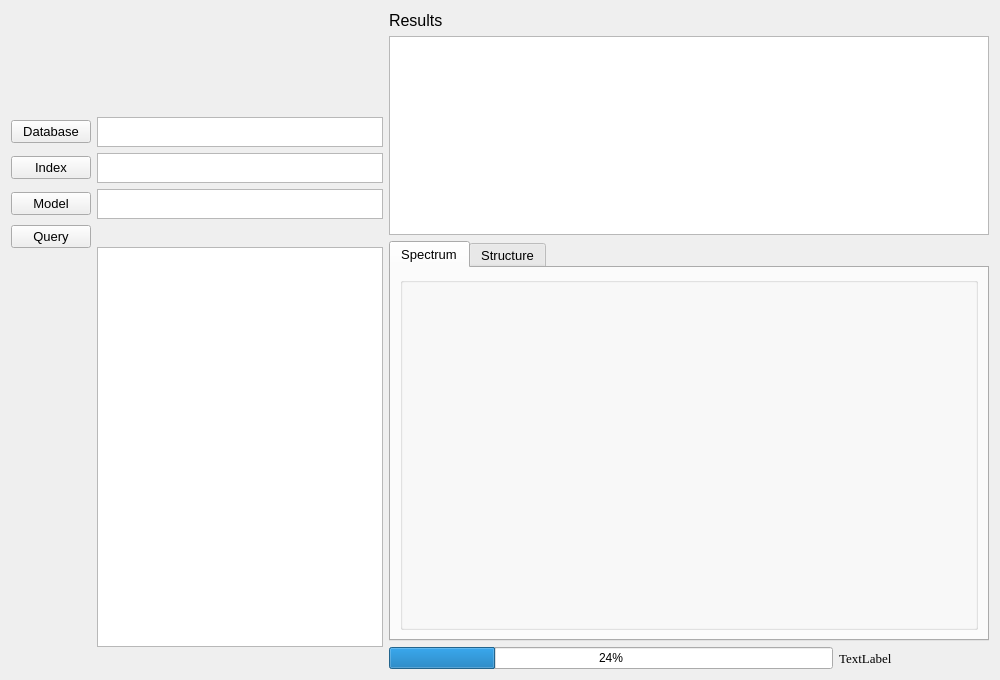
<?xml version="1.0" encoding="UTF-8"?>
<ui version="4.0">
 <class>Form</class>
 <widget class="QWidget" name="Form">
  <property name="geometry">
   <rect>
    <x>0</x>
    <y>0</y>
    <width>1000</width>
    <height>680</height>
   </rect>
  </property>
  <property name="minimumSize">
   <size>
    <width>1000</width>
    <height>680</height>
   </size>
  </property>
  <property name="maximumSize">
   <size>
    <width>1000</width>
    <height>680</height>
   </size>
  </property>
  <property name="windowTitle">
   <string>Form</string>
  </property>
  <layout class="QGridLayout" name="gridLayout_2">
   <item row="0" column="0">
    <layout class="QGridLayout" name="gridLayout">
     <item row="5" column="0">
      <spacer name="verticalSpacer">
       <property name="orientation">
        <enum>Qt::Vertical</enum>
       </property>
       <property name="sizeHint" stdset="0">
        <size>
         <width>20</width>
         <height>40</height>
        </size>
       </property>
      </spacer>
     </item>
     <item row="2" column="1">
      <widget class="QTextBrowser" name="textBrowserIndex">
       <property name="minimumSize">
        <size>
         <width>0</width>
         <height>30</height>
        </size>
       </property>
       <property name="maximumSize">
        <size>
         <width>16777215</width>
         <height>30</height>
        </size>
       </property>
       <property name="font">
        <font>
         <family>Arial</family>
         <pointsize>10</pointsize>
        </font>
       </property>
      </widget>
     </item>
     <item row="2" column="0">
      <widget class="QPushButton" name="pushButtonIndex">
       <property name="font">
        <font>
         <family>Arial</family>
         <pointsize>10</pointsize>
        </font>
       </property>
       <property name="text">
        <string>Index</string>
       </property>
      </widget>
     </item>
     <item row="4" column="0">
      <widget class="QPushButton" name="pushButtonQue">
       <property name="font">
        <font>
         <family>Arial</family>
         <pointsize>10</pointsize>
        </font>
       </property>
       <property name="text">
        <string>Query</string>
       </property>
      </widget>
     </item>
     <item row="1" column="0">
      <widget class="QPushButton" name="pushButtonComp">
       <property name="font">
        <font>
         <family>Arial</family>
         <pointsize>10</pointsize>
        </font>
       </property>
       <property name="text">
        <string>Database</string>
       </property>
      </widget>
     </item>
     <item row="1" column="1">
      <widget class="QTextBrowser" name="textBrowserComp">
       <property name="minimumSize">
        <size>
         <width>0</width>
         <height>30</height>
        </size>
       </property>
       <property name="maximumSize">
        <size>
         <width>16777215</width>
         <height>30</height>
        </size>
       </property>
       <property name="font">
        <font>
         <family>Arial</family>
         <pointsize>10</pointsize>
        </font>
       </property>
      </widget>
     </item>
     <item row="3" column="0">
      <widget class="QPushButton" name="pushButtonMod">
       <property name="font">
        <font>
         <family>Arial</family>
         <pointsize>10</pointsize>
        </font>
       </property>
       <property name="text">
        <string>Model</string>
       </property>
      </widget>
     </item>
     <item row="3" column="1">
      <widget class="QTextBrowser" name="textBrowserMod">
       <property name="minimumSize">
        <size>
         <width>0</width>
         <height>30</height>
        </size>
       </property>
       <property name="maximumSize">
        <size>
         <width>16777215</width>
         <height>30</height>
        </size>
       </property>
       <property name="font">
        <font>
         <family>Arial</family>
         <pointsize>10</pointsize>
        </font>
       </property>
      </widget>
     </item>
     <item row="4" column="1" rowspan="2">
      <widget class="QListWidget" name="listWidgetQue">
       <property name="minimumSize">
        <size>
         <width>0</width>
         <height>350</height>
        </size>
       </property>
       <property name="maximumSize">
        <size>
         <width>16777215</width>
         <height>400</height>
        </size>
       </property>
       <property name="font">
        <font>
         <family>Arial</family>
         <pointsize>10</pointsize>
        </font>
       </property>
      </widget>
     </item>
     <item row="6" column="0" colspan="2">
      <layout class="QHBoxLayout" name="horizontalLayout"/>
     </item>
     <item row="0" column="0" colspan="2">
      <widget class="QLabel" name="label_2">
       <property name="minimumSize">
        <size>
         <width>0</width>
         <height>100</height>
        </size>
       </property>
       <property name="text">
        <string/>
       </property>
       <property name="pixmap">
        <pixmap>FastEI.png</pixmap>
       </property>
       <property name="alignment">
        <set>Qt::AlignCenter</set>
       </property>
      </widget>
     </item>
    </layout>
   </item>
   <item row="0" column="1">
    <layout class="QVBoxLayout" name="verticalLayout_3">
     <item>
      <layout class="QVBoxLayout" name="verticalLayout_2">
       <item>
        <widget class="QLabel" name="label">
         <property name="font">
          <font>
           <family>Arial</family>
           <pointsize>12</pointsize>
          </font>
         </property>
         <property name="text">
          <string>Results</string>
         </property>
        </widget>
       </item>
       <item>
        <widget class="QTableWidget" name="tableWidgetRes">
         <property name="minimumSize">
          <size>
           <width>600</width>
           <height>0</height>
          </size>
         </property>
         <property name="maximumSize">
          <size>
           <width>800</width>
           <height>16777215</height>
          </size>
         </property>
         <property name="font">
          <font>
           <family>Arial</family>
           <pointsize>10</pointsize>
          </font>
         </property>
        </widget>
       </item>
       <item>
        <widget class="QTabWidget" name="tabWidget">
         <property name="minimumSize">
          <size>
           <width>0</width>
           <height>400</height>
          </size>
         </property>
         <property name="font">
          <font>
           <family>Arial</family>
           <pointsize>10</pointsize>
          </font>
         </property>
         <property name="currentIndex">
          <number>0</number>
         </property>
         <widget class="QWidget" name="tab">
          <attribute name="title">
           <string>Spectrum</string>
          </attribute>
          <layout class="QGridLayout" name="gridLayout_3">
           <item row="0" column="0">
            <widget class="QGroupBox" name="groupBoxSpe">
             <property name="title">
              <string/>
             </property>
            </widget>
           </item>
          </layout>
         </widget>
         <widget class="QWidget" name="tab_3">
          <attribute name="title">
           <string>Structure</string>
          </attribute>
          <layout class="QGridLayout" name="gridLayout_4">
           <item row="0" column="0">
            <widget class="QGroupBox" name="groupBoxMol">
             <property name="minimumSize">
              <size>
               <width>0</width>
               <height>300</height>
              </size>
             </property>
             <property name="title">
              <string/>
             </property>
            </widget>
           </item>
          </layout>
         </widget>
        </widget>
       </item>
      </layout>
     </item>
     <item>
      <layout class="QHBoxLayout" name="horizontalLayout_3">
       <item>
        <widget class="QProgressBar" name="progressBar">
         <property name="value">
          <number>24</number>
         </property>
        </widget>
       </item>
       <item>
        <widget class="QLabel" name="labelStatus">
         <property name="minimumSize">
          <size>
           <width>150</width>
           <height>0</height>
          </size>
         </property>
         <property name="font">
          <font>
           <family>Times New Roman</family>
           <pointsize>10</pointsize>
          </font>
         </property>
         <property name="text">
          <string>TextLabel</string>
         </property>
        </widget>
       </item>
      </layout>
     </item>
    </layout>
   </item>
  </layout>
 </widget>
 <resources/>
 <connections/>
</ui>
